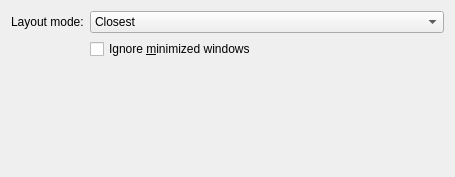
<?xml version="1.0" encoding="UTF-8"?>
<!--
    SPDX-FileCopyrightText: 2021 Vlad Zahorodnii <vlad.zahorodnii@kde.org>

    SPDX-License-Identifier: LGPL-2.1-only OR LGPL-3.0-only
-->
<ui version="4.0">
 <class>WindowViewEffectConfig</class>
 <widget class="QWidget" name="WindowViewEffectConfig">
  <property name="geometry">
   <rect>
    <x>0</x>
    <y>0</y>
    <width>455</width>
    <height>177</height>
   </rect>
  </property>
  <layout class="QFormLayout" name="formLayout">
   <item row="0" column="0">
    <widget class="QLabel" name="label_LayoutMode">
     <property name="text">
      <string>Layout mode:</string>
     </property>
    </widget>
   </item>
   <item row="0" column="1">
    <widget class="QComboBox" name="kcfg_LayoutMode">
     <item>
      <property name="text">
       <string>Closest</string>
      </property>
     </item>
     <item>
      <property name="text">
       <string>Natural</string>
      </property>
     </item>
    </widget>
   </item>
   <item row="2" column="0" colspan="2">
    <widget class="KShortcutsEditor" name="shortcutsEditor">
     <property name="sizePolicy">
      <sizepolicy hsizetype="Preferred" vsizetype="Preferred">
       <horstretch>0</horstretch>
       <verstretch>0</verstretch>
      </sizepolicy>
     </property>
     <property name="actionTypes">
       <enum>KShortcutsEditor::GlobalAction</enum>
     </property>
    </widget>
   </item>
   <item row="1" column="1">
    <widget class="QCheckBox" name="kcfg_IgnoreMinimized">
     <property name="text">
      <string>Ignore &amp;minimized windows</string>
     </property>
    </widget>
   </item>
  </layout>
 </widget>
 <customwidgets>
  <customwidget>
   <class>KShortcutsEditor</class>
   <extends>QWidget</extends>
   <header>kshortcutseditor.h</header>
   <container>1</container>
  </customwidget>
 </customwidgets>
 <resources/>
 <connections/>
</ui>
